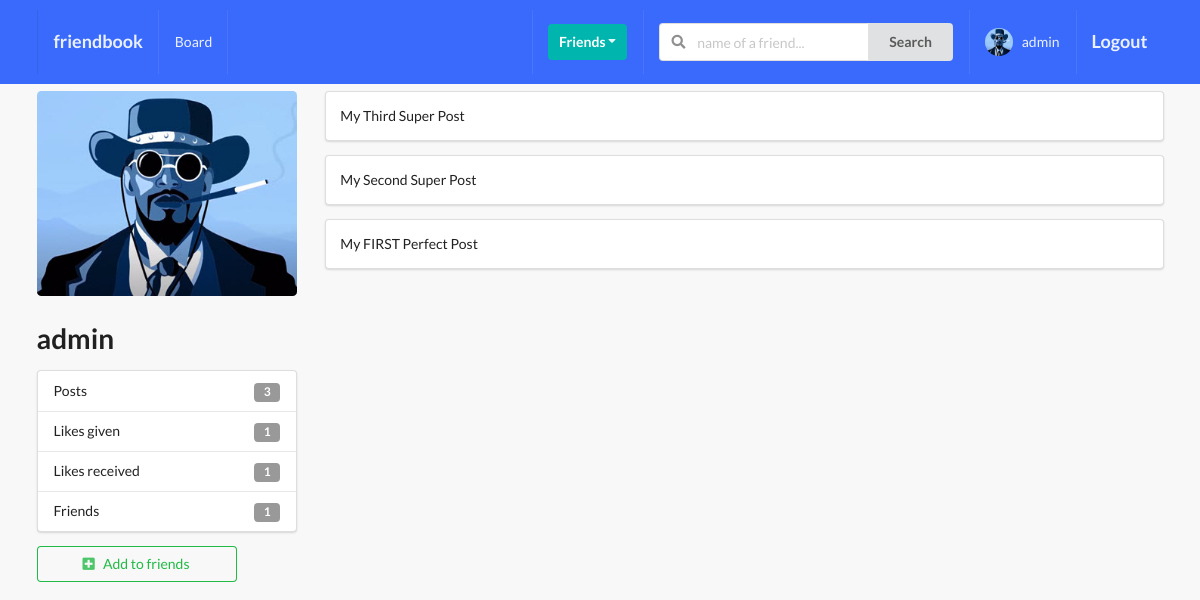
/profiles/andrey-speransky/ (signed in), run on the app's committed database.
### profiles/models.py (models this page shows, shortened)
class Profile(models.Model):
    first_name = models.CharField(max_length=200, blank=True)
    last_name = models.CharField(max_length=200, blank=True)
    user = models.OneToOneField(User, on_delete=models.CASCADE)
    bio = models.TextField(default="no bio...", max_length=300)
    email = models.EmailField(max_length=200, blank=True)
    country = models.CharField(max_length=200, blank=True)
    avatar = models.ImageField(default='avatar.png', upload_to='avatars/')
    friends = models.ManyToManyField(User, blank=True, related_name='friends')
    slug = models.SlugField(unique=True, blank=True)
    updated = models.DateTimeField(auto_now=True)
    created = models.DateTimeField(auto_now_add=True)
    objects = ProfileManager()
    def get_friends_no(self):
        return self.friends.all().count()
    def get_posts_no(self):
        return self.posts.all().count()
    def get_all_authors_posts(self):
        return self.posts.all()
    def get_likes_given_no(self):
        likes = self.like_set.all()
        total_liked = 0
        for item in likes:
            if item.value=='Like':
                total_liked += 1
        return total_liked
    def get_likes_recieved_no(self):
        posts = self.posts.all()
        total_liked = 0
        for item in posts:
            total_liked += item.liked.all().count()
        return total_liked
    __initial_first_name = None
    __initial_last_name = None
    def __init__(self, *args, **kwargs):
        super().__init__(*args, **kwargs)
        self.__initial_first_name = self.first_name
        self.__initial_last_name = self.last_name

### posts/models.py (models this page shows, shortened)
class Like(models.Model):
    user = models.ForeignKey(Profile, on_delete=models.CASCADE)
    post = models.ForeignKey(Post, on_delete=models.CASCADE)
    value = models.CharField(choices=LIKE_CHOICES, max_length=8)
    updated = models.DateTimeField(auto_now=True)
    created = models.DateTimeField(auto_now_add=True)

class Post(models.Model):
    content = models.TextField()
    image = models.ImageField(upload_to='posts', validators=[FileExtensionValidator(['png', 'jpg', 'jpeg'])], blank=True)
    liked = models.ManyToManyField(Profile, blank=True, related_name='likes')
    updated = models.DateTimeField(auto_now=True)
    created = models.DateTimeField(auto_now_add=True)
    author = models.ForeignKey(Profile, on_delete=models.CASCADE, related_name='posts')
    class Meta:
        ordering = ('-created',)

### profiles/views.py (the view)
# urls.py: path('<slug>/', ProfileDetailView.as_view(), name='profile-detail-view'),
class ProfileDetailView(LoginRequiredMixin, DetailView):
    model = Profile
    template_name = 'profiles/detail.html'
    def get_context_data(self, **kwargs):
        context = super().get_context_data(**kwargs)
        user = User.objects.get(username__iexact=self.request.user)
        profile = Profile.objects.get(user=user)
        rel_r = Relationship.objects.filter(sender=profile)
        rel_s = Relationship.objects.filter(receiver=profile)
        rel_receiver = []
        rel_sender = []
        for item in rel_r:
            rel_receiver.append(item.receiver.user)
        for item in rel_s:
            rel_sender.append(item.sender.user)
        context["rel_receiver"] = rel_receiver
        context["rel_sender"] = rel_sender
        context['posts'] = self.get_object().get_all_authors_posts()
        context['len_posts'] = True if len(self.get_object().get_all_authors_posts()) > 0 else False
        return context

### profiles/context_processors.py (called while the page is built)
def profile_pic(request):
    if request.user.is_authenticated:
        profile_obj = Profile.objects.get(user=request.user)
        pic = profile_obj.avatar
        return {'picture':pic}
    return {}

def invatations_received_no(request):
    if request.user.is_authenticated:
        profile_obj = Profile.objects.get(user=request.user)
        qs_count = Relationship.objects.invatations_received(profile_obj).count()
        return {'invites_num':qs_count}
    return {}

### profiles/models.py (called while the page is built)
    def invatations_received(self, receiver):
        qs = Relationship.objects.filter(receiver=receiver, status='send')
        return qs

### profiles/templates/profiles/detail.html (shortened to what this page needs)
{% extends 'base.html' %}
{% block content %}
<div class="ui grid">
    <br>
    <div class="row">
        <div class="four wide column">
            <img class="ui medium rounded image" src={{object.avatar.url}}>
            <h1>{{object.user}}</h1>
            <div class="ui vertical fluid menu">
                <div class="item">
                    Posts
                    <div class="ui label">{{ object.get_posts_no }}</div>
                </div>
                <div class="item">
                    Likes given
                    <div class="ui label">{{ object.get_likes_given_no }}</div>
                </div>
                <div class="item">
                    Likes received
                    <div class="ui label">{{ object.get_likes_recieved_no }}</div>
                </div>
                <div class="item">
                    Friends
                    <div class="ui label">{{ object.get_friends_no }}</div>
                </div>
            </div>
            {% if object.user not in rel_receiver and object.user not in rel_sender %}
                <form action="{% url 'profiles:send-invite' %}" method="POST">
                    <button type="submit" class="ui positive basic button mb-5 w-big"><i class="plus square icon"></i>Add to friends</button>
                </form>
            {% endif %}
        </div>
        <div class="twelve wide column">
            {% if len_posts %}
                {% for post in posts %}
                    <div class="segment ui fluid">
                        {{post.content}}
                    </div>
                {% endfor %}
            {% else %}
                <h1>No posts of this user ...</h1>
            {% endif %}
        </div>
    </div>
</div>
{% endblock content %}

### templates/main/navbar.html (shortened to what this page needs)
{% url 'home-view' as path_to_home %}
{% url 'posts:main-post-view' as path_to_posts %}
{% url 'profiles:my-profile-view' as path_to_my_profile %}
<div class="ui inverted menu nav mb-7">
  <div class="ui container">
    <a href="{{path_to_home}}" class="{% if request.path == path_to_home %}active{% endif %} item">
        <h3>friendbook</h3>
    </a>
    {% if request.user.is_authenticated %}
    <a href="{{path_to_posts}}" class="{% if request.path == path_to_posts %}active{% endif %} item">
        Board
    </a>
    {% endif %}
    <div class="right menu">
        {% if request.user.is_authenticated %}
        <div class="item">
            <div class="ui floating dropdown icon button teal"> Friends
                <i class="dropdown icon"></i>
             </div>
        </div>
             <div class="item">
              <form action="" method="GET">
                <div class="ui action left icon input">
                <input class="prompt" type="text" name='q' placeholder="name of a friend...">
                <button type='submit' class="ui button">Search</button>
                </div>
            </form>
            </div>
            <a href="{{path_to_my_profile}}" class="{% if request.path == path_to_my_profile %}active{% endif %} item">
                <img src={{picture.url}} alt=""  class="ui avatar image" >&nbsp;
                 {{ request.user }}
            </a>
            <a href="{% url 'account_logout' %}" class="ui item">
                <h3>Logout</h3>
            </a>
        {% else %}
        <a href="{% url 'account_login' %}" class="ui item">
                <h3>Login</h3>
            </a>
        {% endif %}
    </div>
  </div>
</div>

### netbook/static/style.css (style rules this page uses)
body { background: #F8F8F8 !important; }
.nav { border-radius: 0px !important; padding: 10px 0 10px 0 !important; background-color: #396afc !important; }
.mb-7 { margin-bottom: 7px !important; }
.mb-5 { margin-bottom: 5px !important; }
.w-big { width: 200px !important; }

### data on the page
Profile: avatar (picture), user "admin", get_posts_no "3", get_likes_given_no "1", get_likes_recieved_no "1", get_friends_no "1"
Post: content "My Third Super Post"
Post: content "My Second Super Post"
Post: content "My FIRST Perfect Post"

### other printed values
{{ request.user }} "admin"
